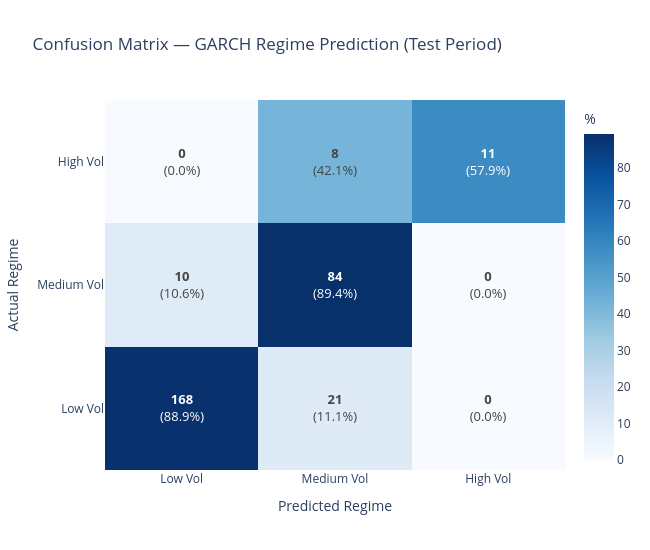

Write notebook code for a chart like this one.
### Code cell
# Confusion matrix
labels = ['Low Vol', 'Medium Vol', 'High Vol']
cm = confusion_matrix(y_true, y_pred, labels=labels)
cm_pct = cm.astype(float) / cm.sum(axis=1, keepdims=True) * 100

annotations = [[f'<b>{cm[i,j]}</b><br>({cm_pct[i,j]:.1f}%)'  for j in range(3)] for i in range(3)]

fig = go.Figure(go.Heatmap(
    z=cm_pct, x=labels, y=labels,
    colorscale='Blues',
    text=[[annotations[i][j] for j in range(3)] for i in range(3)],
    texttemplate='%{text}', textfont=dict(size=13),
    colorbar=dict(title='%')
))
fig.update_layout(
    title='Confusion Matrix — GARCH Regime Prediction (Test Period)',
    xaxis_title='Predicted Regime', yaxis_title='Actual Regime',
    width=650, height=550
)
fig.write_html('outputs/figures/05_confusion_matrix.html')
fig.show()

### Figure 1 — Plotly figure (JSON) as saved in the notebook; plotly's stock layout.template omitted (floating-point values rounded to 4 significant figures)
{"data": [{"colorbar": {"title": {"text": "%"}}, "colorscale": [[0, "rgb(247,251,255)"], [0.125, "rgb(222,235,247)"], [0.25, "rgb(198,219,239)"], [0.375, "rgb(158,202,225)"], [0.5, "rgb(107,174,214)"], [0.625, "rgb(66,146,198)"], [0.75, "rgb(33,113,181)"], [0.875, "rgb(8,81,156)"], [1, "rgb(8,48,107)"]], "text": [["<b>168</b><br>(88.9%)", "<b>21</b><br>(11.1%)", "<b>0</b><br>(0.0%)"], ["<b>10</b><br>(10.6%)", "<b>84</b><br>(89.4%)", "<b>0</b><br>(0.0%)"], ["<b>0</b><br>(0.0%)", "<b>8</b><br>(42.1%)", "<b>11</b><br>(57.9%)"]], "textfont": {"size": 13}, "texttemplate": "%{text}", "type": "heatmap", "x": ["Low Vol", "Medium Vol", "High Vol"], "y": ["Low Vol", "Medium Vol", "High Vol"], "z": [[88.89, 11.11, 0.0], [10.64, 89.36, 0.0], [0.0, 42.11, 57.89]]}], "layout": {"height": 550, "title": {"text": "Confusion Matrix — GARCH Regime Prediction (Test Period)"}, "width": 650, "xaxis": {"title": {"text": "Predicted Regime"}}, "yaxis": {"title": {"text": "Actual Regime"}}}}
